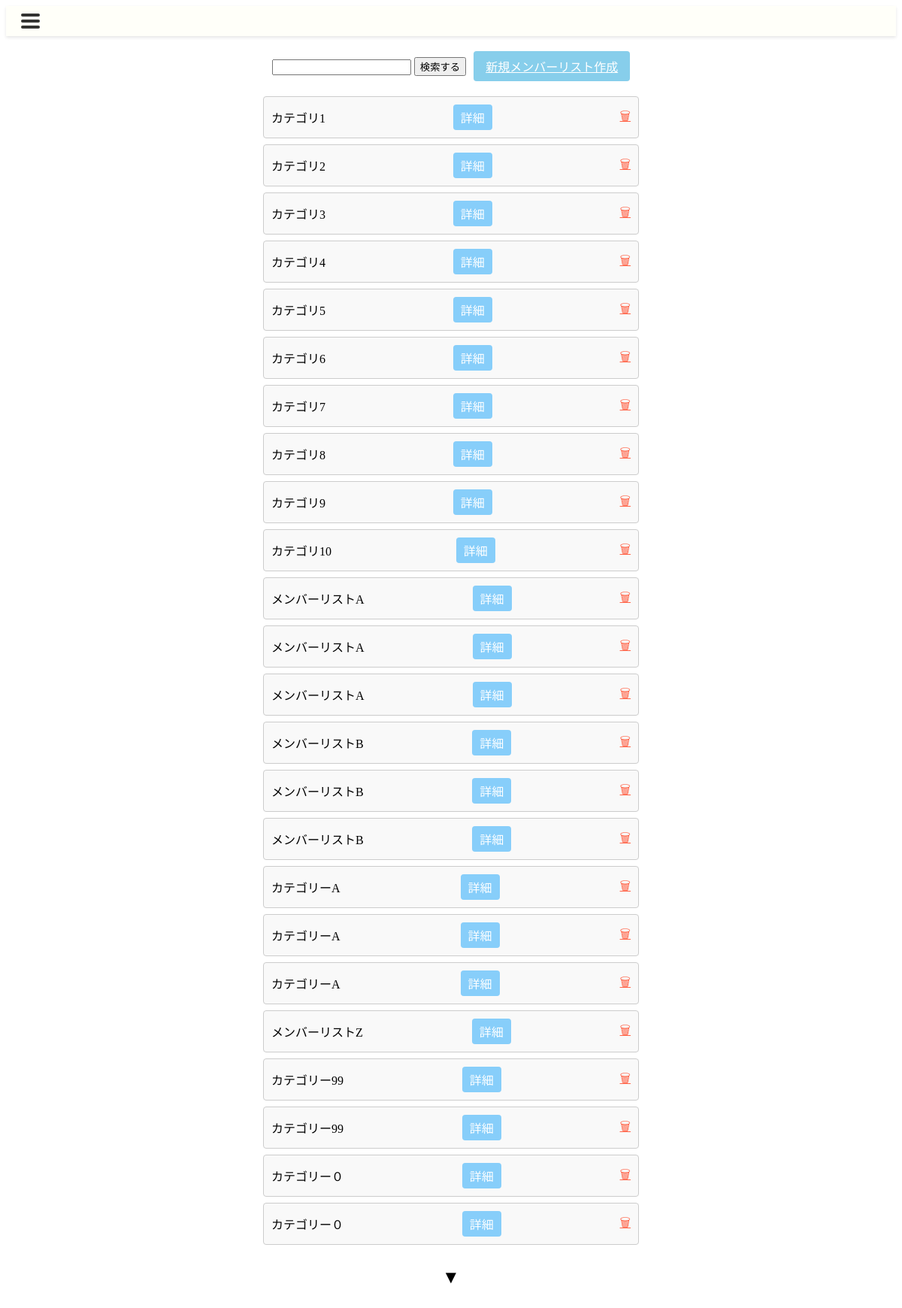
The page /memberlist/ on the database as committed earlier.
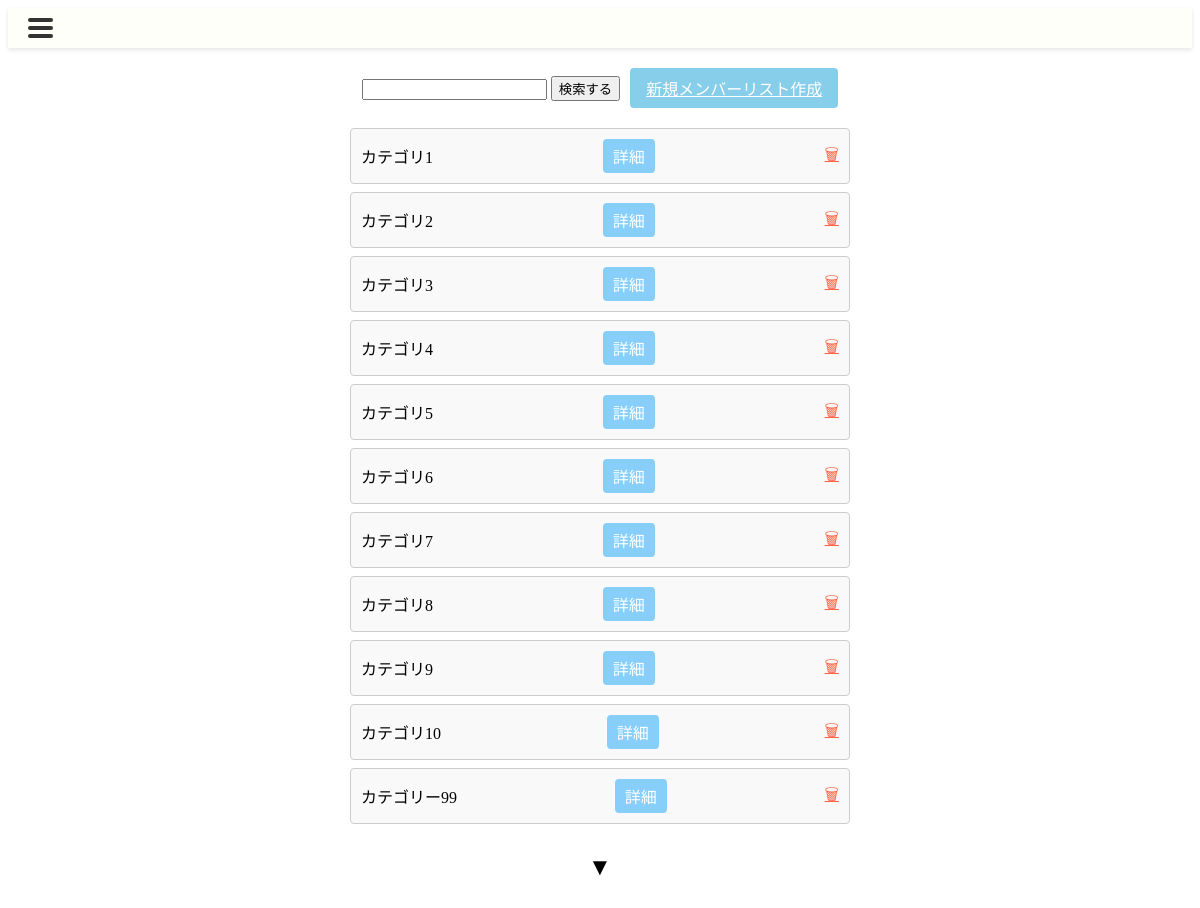
The same page on the database as committed later.
### canri_app/models.py (models this page shows)
class Category(models.Model):
    category_id = models.AutoField(primary_key=True)
    category_name = models.CharField(max_length=255)
    detail = models.TextField(null=True, blank=True)
    creation_date = models.DateTimeField()
    update_date = models.DateTimeField(null=True, blank=True)
    deletion_date = models.DateTimeField(null=True, blank=True)
    deletion_flag = models.BooleanField(default=False)
    class Meta:
        db_table = 'Category'

### canri_app/views.py (the view)
# urls.py: path('memberlist/', views.MemberListView.as_view(), name='memberlist'),
class MemberListView(TemplateView):
    template_name = "memberlist.html"
    def get(self, request, *args, **kwargs):
        categories = Category.objects.all()
        context = {
            "categories": categories  # カテゴリー
        }
        return render(request, self.template_name, context)

### canri_app/templates/memberlist.html (shortened to what this page needs)
{% extends 'base2.html' %}
{% load static %}
{% block head %}
<link rel="stylesheet" href="{% static 'css/memberlist.css' %}">
{% endblock %}
{% block content %}
<div class="member-list-container">
    <div class="search-create-bar">
        <form action="" method="get">
        <input name="query" value="{{ request.GET.query }}" type="text" />
        <button type="submit">検索する</button>
        </form>
        <a href="{% url 'canri_app:memberlist_make' %}" class="create-member-btn">新規メンバーリスト作成</a>
    </div>
    {% for category in categories %}
    <div class="member-list">
        <div class="member-item">
            <span>{{ category.category_name }}</span>
            <a href="" class="detail-btn">詳細</a>
            <a href="{% url "canri_app:memberlist_delete" %}" class="delete-btn">&#128465;</a>
        </div>
    </div>
    {% endfor %}
    <div class="pagination">
        <button class="more-btn">&#9660;</button>
    </div>
</div>
{% endblock %}

Rows that differ between the two databases and show on the page:
removed Category: category_name "メンバーリストA"
removed Category: category_name "メンバーリストA"
removed Category: category_name "メンバーリストA"
removed Category: category_name "メンバーリストB"
removed Category: category_name "メンバーリストB"
removed Category: category_name "メンバーリストB"
removed Category: category_name "カテゴリーA"
removed Category: category_name "カテゴリーA"
removed Category: category_name "カテゴリーA"
removed Category: category_name "メンバーリストZ"
removed Category: category_name "カテゴリー99"
removed Category: category_name "カテゴリー０"
removed Category: category_name "カテゴリー０"
